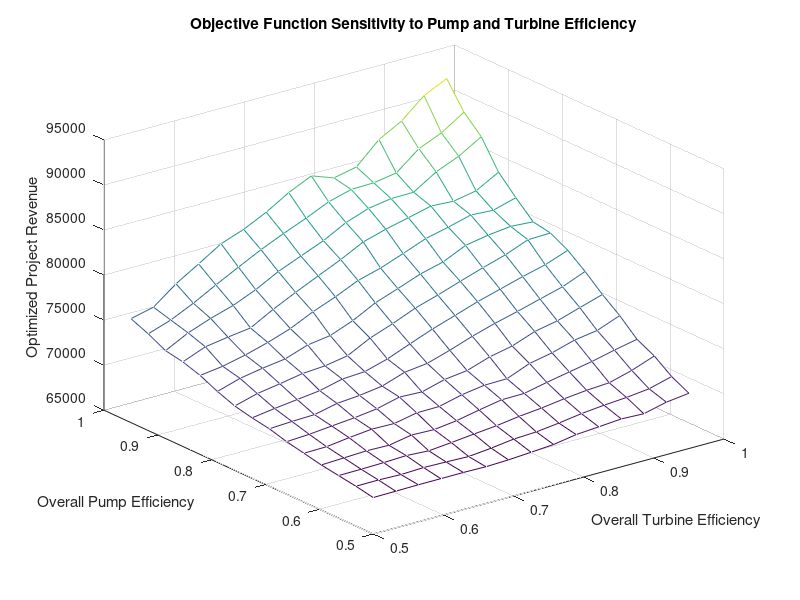

This figure's MATLAB source:

%3D plot

%Import the Data
MaximizedRevenue=csvread("EfficiencySensitivityHatchett.csv");

%same data range used in julia
TurbineEfficiencyRange=linspace(0.5,0.95,15);
PumpEfficiencyRange=linspace(0.5,0.95,15);

%Mesh Plot
figure(1)
OptimalRevenue=mesh(TurbineEfficiencyRange,PumpEfficiencyRange,MaximizedRevenue);
xlabel ('Overall Turbine Efficiency');
ylabel ('Overall Pump Efficiency');
zlabel('Optimized Project Revenue')
title ('Objective Function Sensitivity to Pump and Turbine Efficiency');
print('EfficiencySensitivity3DPlot','-dpng')

